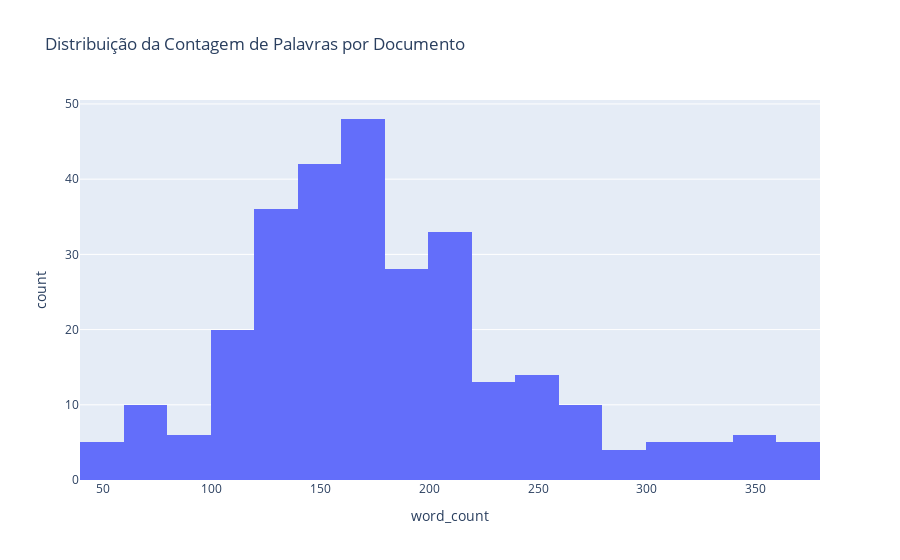

Source (notebook cell):
### Code cell
data['word_count'] = data['cleaned_text'].apply(lambda x: len(x.split()))
fig = px.histogram(data, x='word_count', nbins=30, title='Distribuição da Contagem de Palavras por Documento')
fig.show()

### Figure 1 — Plotly figure (JSON) as saved in the notebook; plotly's stock layout.template omitted (floating-point values rounded to 4 significant figures; data arrays with more than 128 entries replaced by an {"elided": "..."} marker saying what was removed)
{"data": [{"alignmentgroup": "True", "bingroup": "x", "hovertemplate": "word_count=%{x}<br>count=%{y}<extra></extra>", "legendgroup": "", "marker": {"color": "#636efa", "pattern": {"shape": ""}}, "name": "", "nbinsx": 30, "offsetgroup": "", "orientation": "v", "showlegend": false, "type": "histogram", "x": {"elided": "290 int values"}, "xaxis": "x", "yaxis": "y"}], "layout": {"barmode": "relative", "legend": {"tracegroupgap": 0}, "title": {"text": "Distribuição da Contagem de Palavras por Documento"}, "xaxis": {"anchor": "y", "domain": [0, 1], "title": {"text": "word_count"}}, "yaxis": {"anchor": "x", "domain": [0, 1], "title": {"text": "count"}}}}
